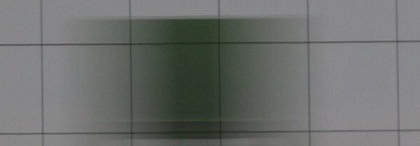
%> input picture Prueba.JPG, 420 x 146 px, shrunk from 944 x 328 before the run
$ octave Untitled2.m   (GNU Octave 9; MATLAB toolbox functions it lacks are replaced by stand-ins)
%> lines starting %> are read from the running program, lines starting %| are printed output that depends on the picture
### tamano.m
function V=tamano(A)

R=A(:,:,1);
G1=mi_resize(R);

G=A(:,:,2);
G2=mi_resize(G);

B=A(:,:,3);
G3=mi_resize(B);


[filas columnas capas]=size(G1);
nueva=zeros(filas,columnas,capas);
nueva(:,:,1)=G1;
nueva(:,:,2)=G2;
nueva(:,:,3)=G3;
nueva(:,:,1)=G1;
V=uint8(nueva);
figure(2)
imshow(V)
end

### mi_resize.m
function In2=mi_resize(A)

[Ri Ci layer]=size(A)
Sx=328/Ri;
Sy=944/Ci;

T=[Sx 0 0; 0 Sy 0; 0 0 1];

P=T*[Ri;Ci;layer];

Rf=floor(P(1)); %Se hizo un cambio, tenerlo en cuenta.
Cf=floor(P(2));
In=uint8(zeros(Rf,Cf,3));

for i=1:Rf
   for j=1:Cf
       Pn=inv(T)*[i;j;1];
       x=ceil(Pn(1));
       y=ceil(Pn(2));
       In2(i,j)=A(x,y);
   end
end
In2=In2;
imshow(In2)
end

### Untitled2.m
clc;clear all;close all;
A=imread('Prueba.jpg');
%> A is the input picture: size 146x420x3 uint8; mean R, G, B 108.9, 111.6, 109.1
H=tamano(A);
Im=rgb2gray(A);
fftimg=fftshift(fft2(Im));
fftimgabs=abs(fftimg);
fftimgabsshift=abs(fft(fftimgabs));
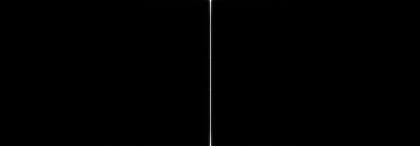
%> fftimgabsshift: size 146x420 double; min 2.19, max 9984549.3, mean 28987.2; drawn with min black and max white
imagesc(log10(1+fftimgabs))
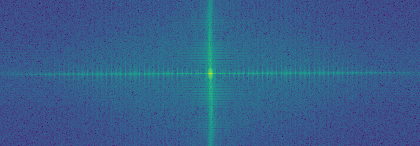
%> displayed picture: size 146x420x3, on the screen's scale of 0 to 255; mean R, G, B 53.6, 93.4, 139.6
E=log10(1+fftimgabsshift);
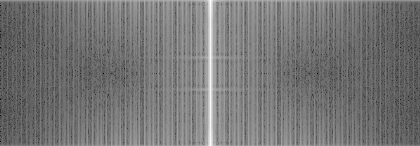
%> E: size 146x420 double; min 0.504, max 7, mean 3.51; drawn with min black and max white
imagesc(E)
colormap(hot)
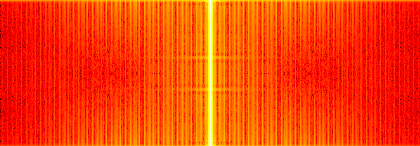
%> displayed picture: size 146x420x3, on the screen's scale of 0 to 255; mean R, G, B 250.9, 64, 1.1
r=60;
r1=0;
m=471.5;
m1=471.5;
n=163.5;
n1=163.5;
[x y]=meshgrid(-m:m,-n:n);
mask= double((x.^2)+(y.^2)<r.^2);
[x1 y1]=meshgrid(-m1:m1,-n1:n1);
 mask2= double((x1.^2)+(y1.^2)<r1.^2);
 G=mask+(~mask2);

%> (the run ends here)
